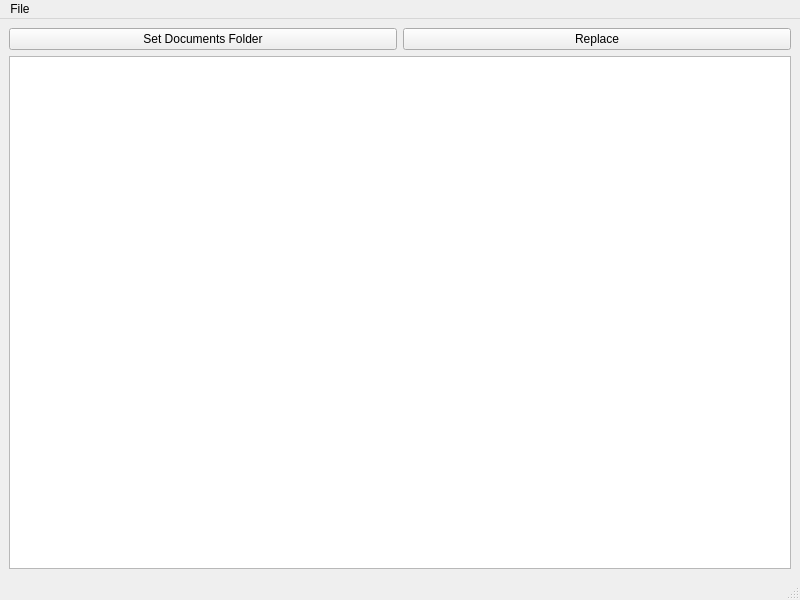
<?xml version="1.0" encoding="UTF-8"?>
<ui version="4.0">
 <class>MainWindow</class>
 <widget class="QMainWindow" name="MainWindow">
  <property name="geometry">
   <rect>
    <x>0</x>
    <y>0</y>
    <width>800</width>
    <height>600</height>
   </rect>
  </property>
  <property name="windowTitle">
   <string>MainWindow</string>
  </property>
  <widget class="QWidget" name="centralwidget">
   <layout class="QGridLayout" name="gridLayout">
    <item row="0" column="0">
     <widget class="QPushButton" name="setDocumentsFolder">
      <property name="text">
       <string>Set Documents Folder</string>
      </property>
     </widget>
    </item>
    <item row="0" column="1">
     <widget class="QPushButton" name="replace">
      <property name="text">
       <string>Replace</string>
      </property>
     </widget>
    </item>
    <item row="1" column="0" colspan="2">
     <widget class="QTableView" name="tableView">
      <property name="alternatingRowColors">
       <bool>true</bool>
      </property>
      <property name="gridStyle">
       <enum>Qt::DashLine</enum>
      </property>
      <property name="sortingEnabled">
       <bool>true</bool>
      </property>
     </widget>
    </item>
   </layout>
  </widget>
  <widget class="QMenuBar" name="menubar">
   <property name="geometry">
    <rect>
     <x>0</x>
     <y>0</y>
     <width>800</width>
     <height>23</height>
    </rect>
   </property>
   <widget class="QMenu" name="menuFile">
    <property name="title">
     <string>File</string>
    </property>
    <addaction name="actionSetDocumentsFolder"/>
    <addaction name="separator"/>
    <addaction name="actionQuit"/>
   </widget>
   <addaction name="menuFile"/>
  </widget>
  <widget class="QStatusBar" name="statusbar"/>
  <action name="actionSetDocumentsFolder">
   <property name="text">
    <string>Set documents folder</string>
   </property>
   <property name="shortcut">
    <string>Ctrl+L</string>
   </property>
  </action>
  <action name="actionQuit">
   <property name="text">
    <string>Quit</string>
   </property>
   <property name="shortcut">
    <string>Ctrl+Q</string>
   </property>
  </action>
 </widget>
 <resources/>
 <connections/>
</ui>
